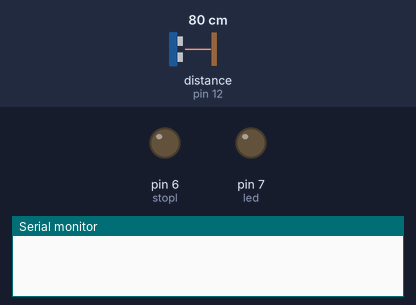
The sketch below on a simulated Arduino Uno, built with avr-gcc and run on an emulated ATmega328P. Parts: output pins drawn as LEDs (lit = HIGH), the last lines printed to the serial monitor. Wiring (inferred from the names in the program): ultrasonic range finder: trigger pin 13; echo pin 12. The test bench sets the inputs (shaded band); at power-on: distance to the obstacle (sensor on pin 12) 80 cm. The echo pulse lasts 58.3 µs per cm; pins used as bus, display or sensor lines are not drawn.

Above: at 0.1 s.
At 1.1 s:
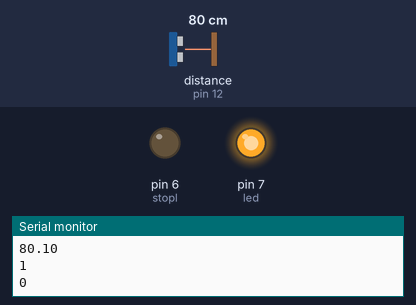
Timing chart, 0 to 2.6 s (numbered marks = the images above):
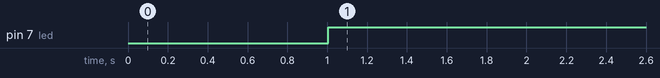

The sketch:

SensorArduinoSto.ino
```cpp
const int trigPin = 13;
const int echoPin = 12;
const int led = 7;
const int stopl = 6;

void setup() {
  // initialize serial communication:
  Serial.begin(9600);
  pinMode(led, OUTPUT);
  pinMode(stopl, OUTPUT);
}


 void loop(){
  int x,y,z,stopButton = 0;
  float parametro = 30;
  float duration, cm;
  pinMode(trigPin, OUTPUT);
  digitalWrite(trigPin, LOW);
  delayMicroseconds(2);
  digitalWrite(trigPin, HIGH);
  delayMicroseconds(10);
  digitalWrite(trigPin, LOW);
   pinMode(echoPin, INPUT);
  duration = pulseIn(echoPin, HIGH);
  cm = duration/29/2;
  delay(1000);

  //logica de funcionamento

  if (cm>0){
      Serial.println(cm);
    }
  if((stopButton == 1) || (cm <= (parametro+1) && cm>=(parametro-1)) ){
    digitalWrite(stopl,HIGH);
    Serial.println(cm);
    y=1;
  }else{
    digitalWrite(stopl, LOW);
    y=0;
  }
    if (cm > (parametro)){
      digitalWrite(led,HIGH);
      x = 1;
    }
    else{
      digitalWrite(led,LOW);
      x=0;
    }

    Serial.println(x);
    Serial.println(y);
   }
```

Measured:
- by itself, pin 7 (led): LOW → HIGH at 1.0 s
